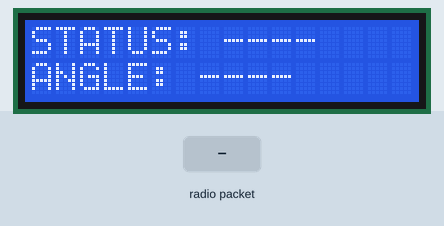
Recording of a sketch running on a simulated Arduino Uno, built with avr-gcc and run on an emulated ATmega328P. Parts: 16×2 character LCD. The inputs (shaded band) are chosen by the test bench. No radio packets arrive unless stated.

Above: at 1.2 s.
1.3 s: radio packet "5" arrives
At 2.5 s:
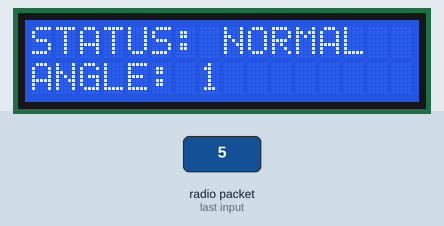
2.8 s: radio packet "A,45" arrives
At 3.9 s:
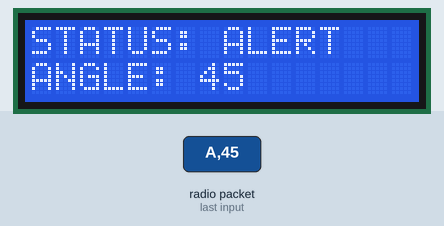
Timing chart, 0 to 5.8 s (numbered marks = the images above; inputs shaded):
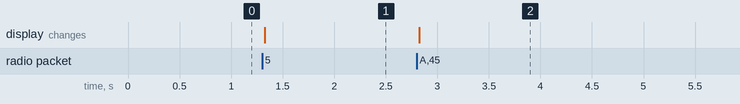

Measured:
- after the input at 1.3 s, the display: changes at once (image 1)
- after the input at 2.8 s, the display: changes at once (image 2)

The sketch:

Transmitter.ino.ino
```cpp
#include <Wire.h>
#include <LiquidCrystal_I2C.h>
#include <RH_ASK.h>
#include <SPI.h>

LiquidCrystal_I2C lcd(0x27, 16, 2);

// 2000 = baud rate
// 2 = RF receiver data pin D2
RH_ASK rf_driver(2000, 2);

void setup() {

  lcd.init();
  lcd.backlight();

  lcd.setCursor(0, 0);
  lcd.print("STATUS: ----");

  lcd.setCursor(0, 1);
  lcd.print("ANGLE: ----");

  if (!rf_driver.init()) {
    lcd.clear();
    lcd.print("RF ERROR");
  }
}

void loop() {

  uint8_t buf[20];
  uint8_t buflen = sizeof(buf);

  if (rf_driver.recv(buf, &buflen)) {

    // Make received data a string
    buf[buflen] = '\0';

    char status;
    int angle;

    // Read data such as A,45 or N,10
    sscanf((char*)buf, "%c,%d", &status, &angle);

    // Display status
    lcd.setCursor(0, 0);

    if (status == 'A') {
      lcd.print("STATUS: ALERT  ");
    }
    else {
      lcd.print("STATUS: NORMAL ");
    }

    // Display angle
    lcd.setCursor(0, 1);
    lcd.print("ANGLE: ");
    lcd.print(angle);
    lcd.print("   ");
  }
}
```
